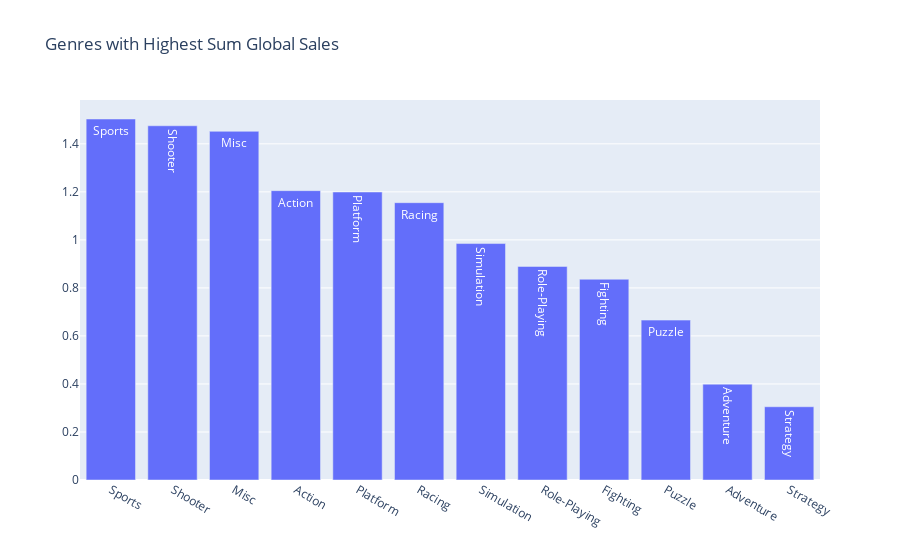

Notebook code cell kept with this figure:
### Code cell
bar_dropped_data_duplicates = data_post_2000.groupby('Genre')['Global_Sales'].mean().sort_values(ascending=False).reset_index()

data = [Bar(x = bar_dropped_data_duplicates['Genre'], y = bar_dropped_data_duplicates['Global_Sales'], text = bar_dropped_data_duplicates['Genre'])]
layout = Layout(title = "Genres with Highest Sum Global Sales")

fig = Figure(data = data, layout = layout)

plotly.offline.iplot(fig,show_link = False)

### Figure 1 — Plotly figure (JSON) as saved in the notebook; plotly's stock layout.template omitted (floating-point values rounded to 4 significant figures)
{"data": [{"text": ["Sports", "Shooter", "Misc", "Action", "Platform", "Racing", "Simulation", "Role-Playing", "Fighting", "Puzzle", "Adventure", "Strategy"], "type": "bar", "x": ["Sports", "Shooter", "Misc", "Action", "Platform", "Racing", "Simulation", "Role-Playing", "Fighting", "Puzzle", "Adventure", "Strategy"], "y": [1.503, 1.475, 1.452, 1.205, 1.199, 1.155, 0.9847, 0.8894, 0.836, 0.6658, 0.3992, 0.3051]}], "layout": {"title": {"text": "Genres with Highest Sum Global Sales"}}}
